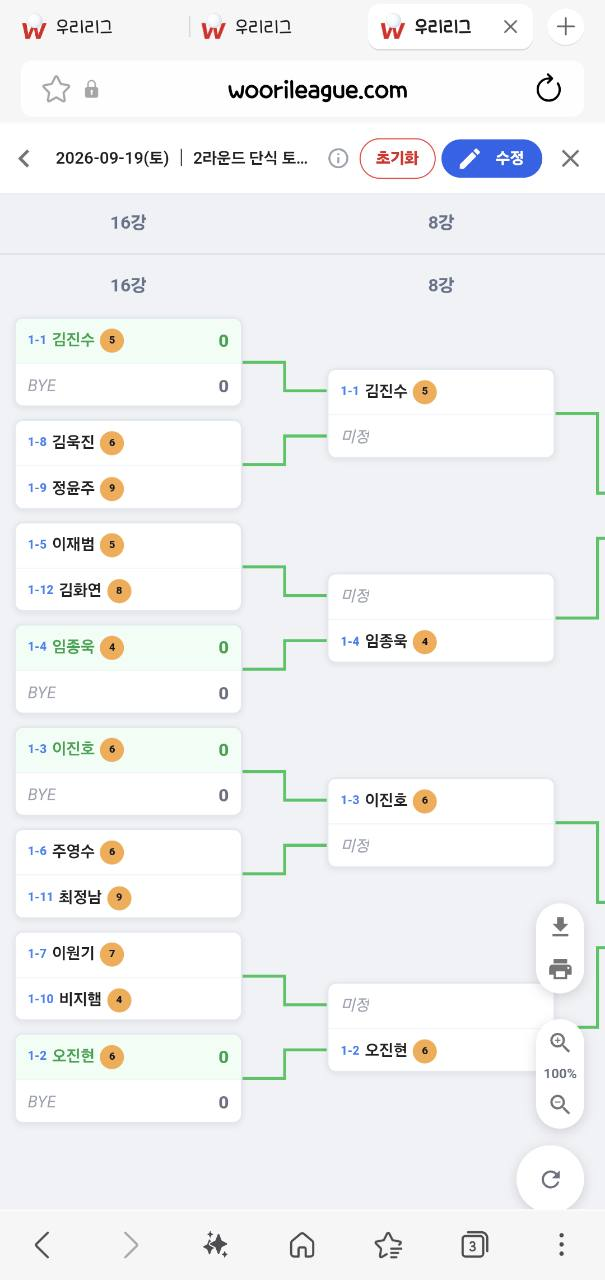
#> input picture .codex-remote-attachments/01a0b725-775f-7093-9725-5d88fbf3e1e4/38d6c189-6841-44a6-90a2-820a01b06ee8/1-Photo-1.jpg, 605 x 1280 px
$ python vision_crop.py --input ../../.codex-remote-attachments/01a0b725-775f-7093-9725-5d88fbf3e1e4/38d6c189-6841-44a6-90a2-820a01b06ee8/1-Photo-1.jpg --output out.png
#> lines starting #> are read from the running program, lines starting #| are printed output that depends on the picture; after the words box and inside, x2 and y2 are one past the last pixel; in counts of white or black regions, pixels touching at a corner belong together
#> in main, image is the input picture: PIL image 605x1280 RGB; mean R, G, B 240.9, 242.1, 243.3
import argparse
import json
import sys

from PIL import Image, ImageOps
import cv2
import numpy as np


def find_score_table(image):
    pixels = np.array(image)
    gray = cv2.cvtColor(pixels, cv2.COLOR_RGB2GRAY)
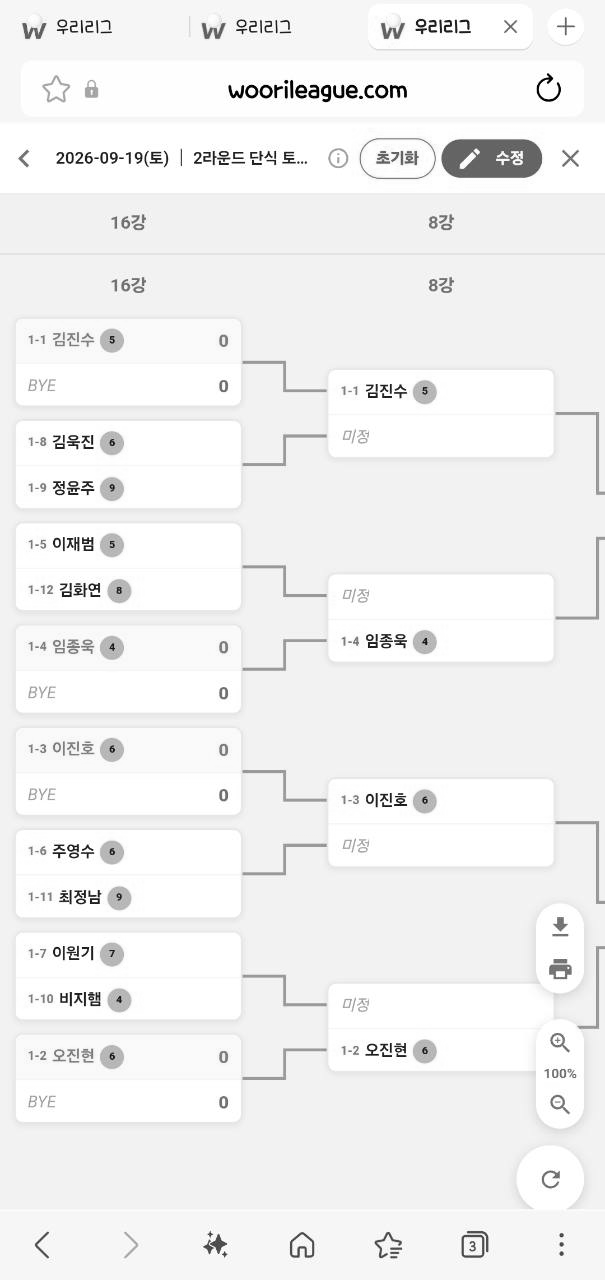
#> gray: shape (1280, 605); min 0, max 255, mean 241.8
    binary = cv2.adaptiveThreshold(
        gray,
        255,
        cv2.ADAPTIVE_THRESH_GAUSSIAN_C,
        cv2.THRESH_BINARY_INV,
        31,
        8,
    )
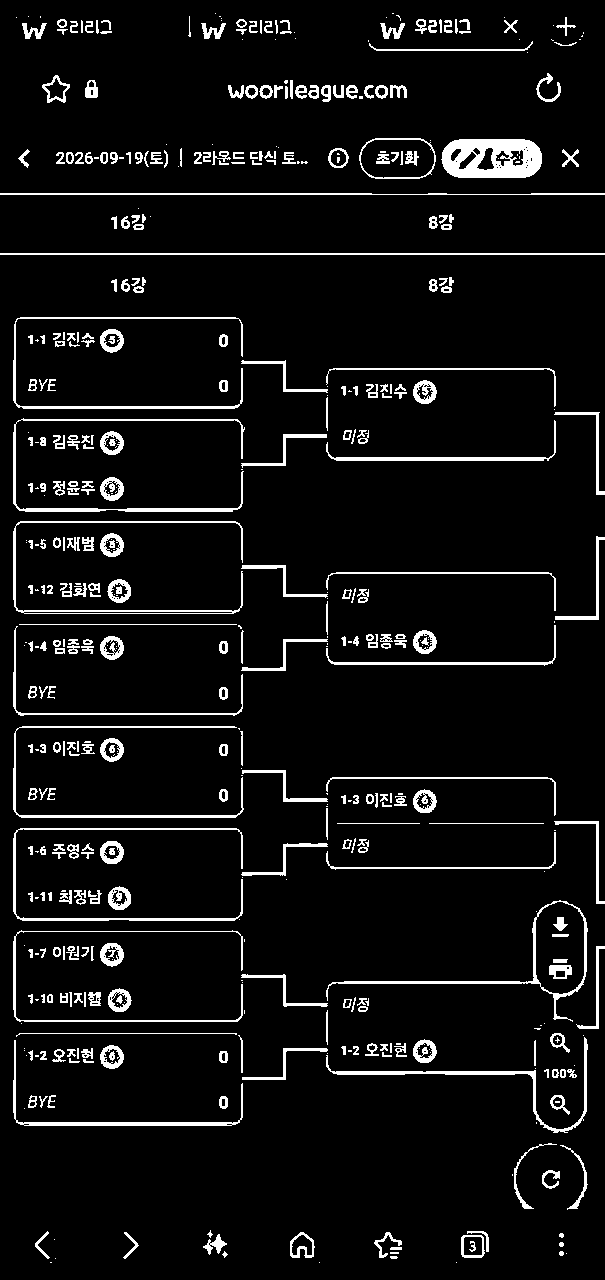
#> binary: shape (1280, 605); 6.6% white; 510 white regions (156 under 20 px), largest, box (x1, y1, x2, y2) and area: (441, 139, 542, 178) 2929, (13, 418, 245, 512) 1634, (13, 521, 243, 614) 1492

    height, width = gray.shape
#> height = 1280; width = 605
    horizontal_kernel = cv2.getStructuringElement(cv2.MORPH_RECT, (max(40, width // 18), 1))
    vertical_kernel = cv2.getStructuringElement(cv2.MORPH_RECT, (1, max(30, height // 18)))
#> vertical_kernel = 71 values from 1 to 1
    horizontal = cv2.morphologyEx(binary, cv2.MORPH_OPEN, horizontal_kernel)
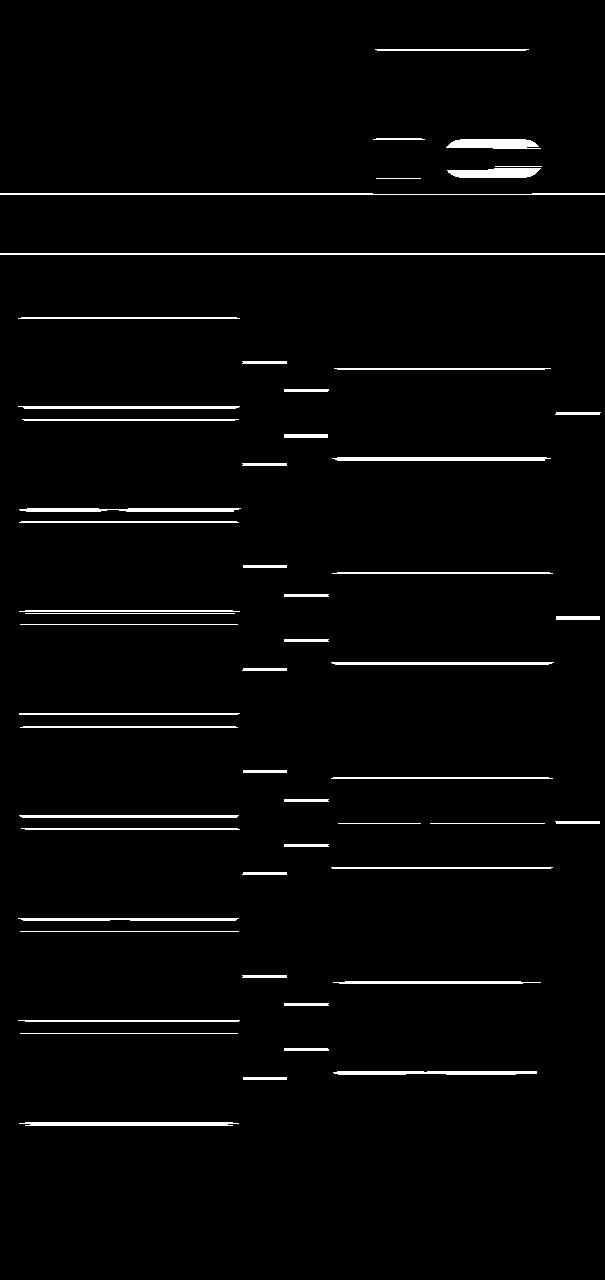
#> horizontal: shape (1280, 605); 2.5% white; 54 white regions, largest, box (x1, y1, x2, y2) and area: (0, 253, 605, 255) 1210, (0, 193, 605, 195) 1051, (332, 457, 551, 461) 847
    vertical = cv2.morphologyEx(binary, cv2.MORPH_OPEN, vertical_kernel)
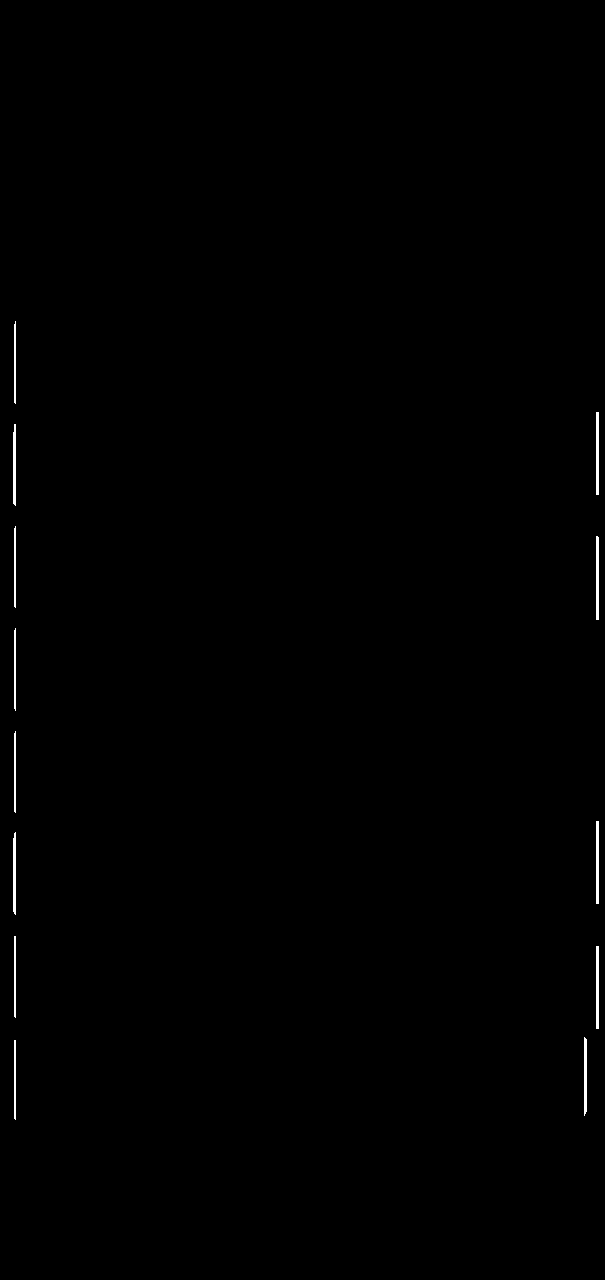
#> vertical: shape (1280, 605); 0.34% white; 13 white regions, largest, box (x1, y1, x2, y2) and area: (596, 536, 599, 620) 251, (596, 412, 599, 495) 249, (596, 821, 599, 904) 249
    grid = cv2.dilate(cv2.add(horizontal, vertical), np.ones((3, 3), dtype=np.uint8), iterations=1)
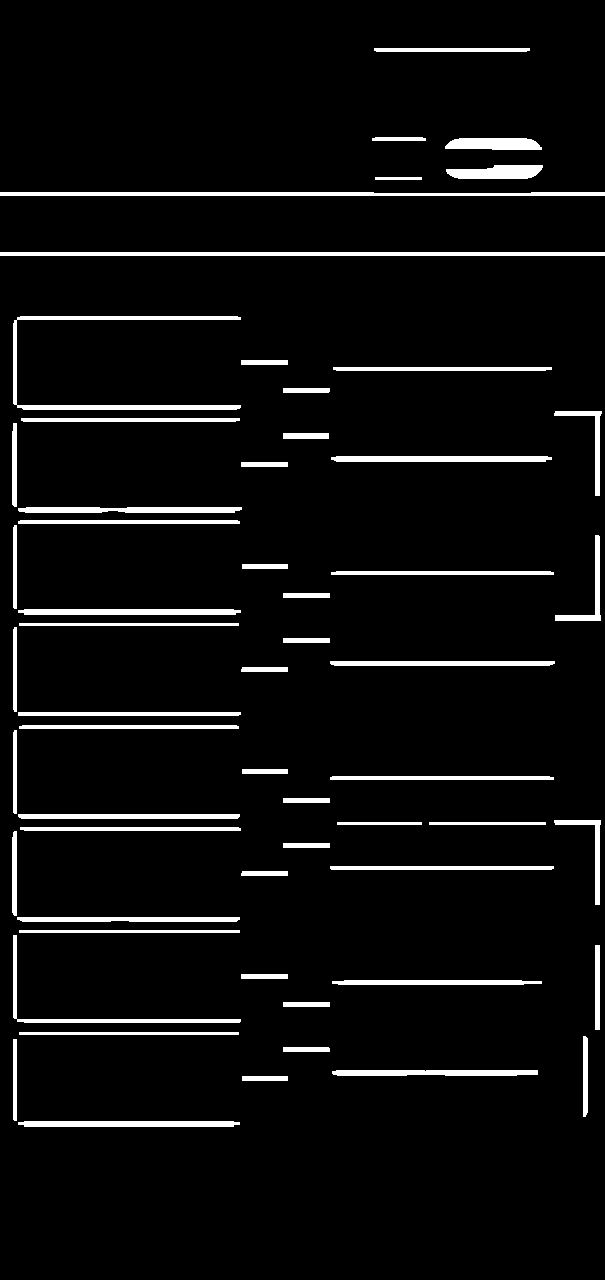
#> grid: shape (1280, 605); 5.3% white; 59 white regions

    contours, _ = cv2.findContours(grid, cv2.RETR_EXTERNAL, cv2.CHAIN_APPROX_SIMPLE)
#> contours = 59 contours; largest, box (x1, y1, x2, y2) and area: (0, 252, 605, 256) 1812, (13, 316, 241, 410) 1791, (0, 192, 605, 196) 1655, (18, 609, 241, 615) 1077, (331, 456, 552, 462) 1074
    candidates = []
    for contour in contours:
        x, y, rect_width, rect_height = cv2.boundingRect(contour)
        area = rect_width * rect_height
        ratio = rect_width / max(1, rect_height)
        if rect_width < width * 0.45 or rect_height < height * 0.12:
            continue
        if not 1.4 <= ratio <= 5.5:
            continue
        candidates.append((area, x, y, rect_width, rect_height))
#> this loop made 59 passes
#> (x, y, rect_width, rect_height, area, ratio) on passes 1, 3, 4, 5, 6, 9, 12, 14, 15, 16, 18, 19: (18, 1121, 222, 6, 1332, 37), (332, 1070, 206, 6, 1236, 34.33), (283, 1047, 47, 5, 235, 9.4), (13, 1039, 4, 82, 328, 0.0488), (583, 1036, 5, 81, 405, 0.0617), (332, 980, 210, 5, 1050, 42), (13, 935, 228, 88, 20064, 2.59), (17, 917, 223, 5, 1115, 44.6), (241, 871, 47, 5, 235, 9.4), (330, 866, 224, 4, 896, 56), (12, 831, 5, 85, 425, 0.0588), (20, 827, 221, 4, 884, 55.25)
#> (contour, x, y, rect_width, rect_height, area, ratio) on passes 2, 7, 8, 10, 11, 13: ([[242, 1076], [242, 1080], [287, 1080], [287, 1076]], 242, 1076, 46, 5, 230, 9.2), ([[19, 1032], [19, 1034], [238, 1034], [238, 1032]], 19, 1032, 220, 3, 660, 73.33), ([[283, 1002], [283, 1006], [329, 1006], [329, 1002]], 283, 1002, 47, 5, 235, 9.4), ([[241, 974], [241, 978], [287, 978], [287, 974]], 241, 974, 47, 5, 235, 9.4), ([[595, 945], [595, 1029], [599, 1029], [599, 945]], 595, 945, 5, 85, 425, 0.0588), ([[19, 930], [19, 932], [239, 932], [239, 930]], 19, 930, 221, 3, 663, 73.67)
#> after the loop, candidates = []

    if not candidates:
        return None

    _, x, y, rect_width, rect_height = max(candidates)
    padding_x = max(8, round(rect_width * 0.015))
    padding_y = max(8, round(rect_height * 0.025))
    return (
        max(0, x - padding_x),
        max(0, y - padding_y),
        min(width, x + rect_width + padding_x),
        min(height, y + rect_height + padding_y),
    )


def main():
    parser = argparse.ArgumentParser()
    parser.add_argument("--input", required=True)
    parser.add_argument("--output", required=True)
    args = parser.parse_args()

    image = Image.open(args.input)
    image = ImageOps.exif_transpose(image).convert("RGB")
    crop_box = find_score_table(image)
    result = {"cropped": bool(crop_box), "width": image.width, "height": image.height}
#> result = {'cropped': False, 'width': 605, 'height': 1280}

    if crop_box:
        image = image.crop(crop_box)
        result["width"] = image.width
        result["height"] = image.height

    image.save(args.output, format="JPEG", quality=95, optimize=True)
    print(json.dumps(result))
#| {"cropped": false, "width": 605, "height": 1280}


if __name__ == "__main__":
    try:
        main()
    except Exception as error:
        print(str(error), file=sys.stderr)
        sys.exit(1)
